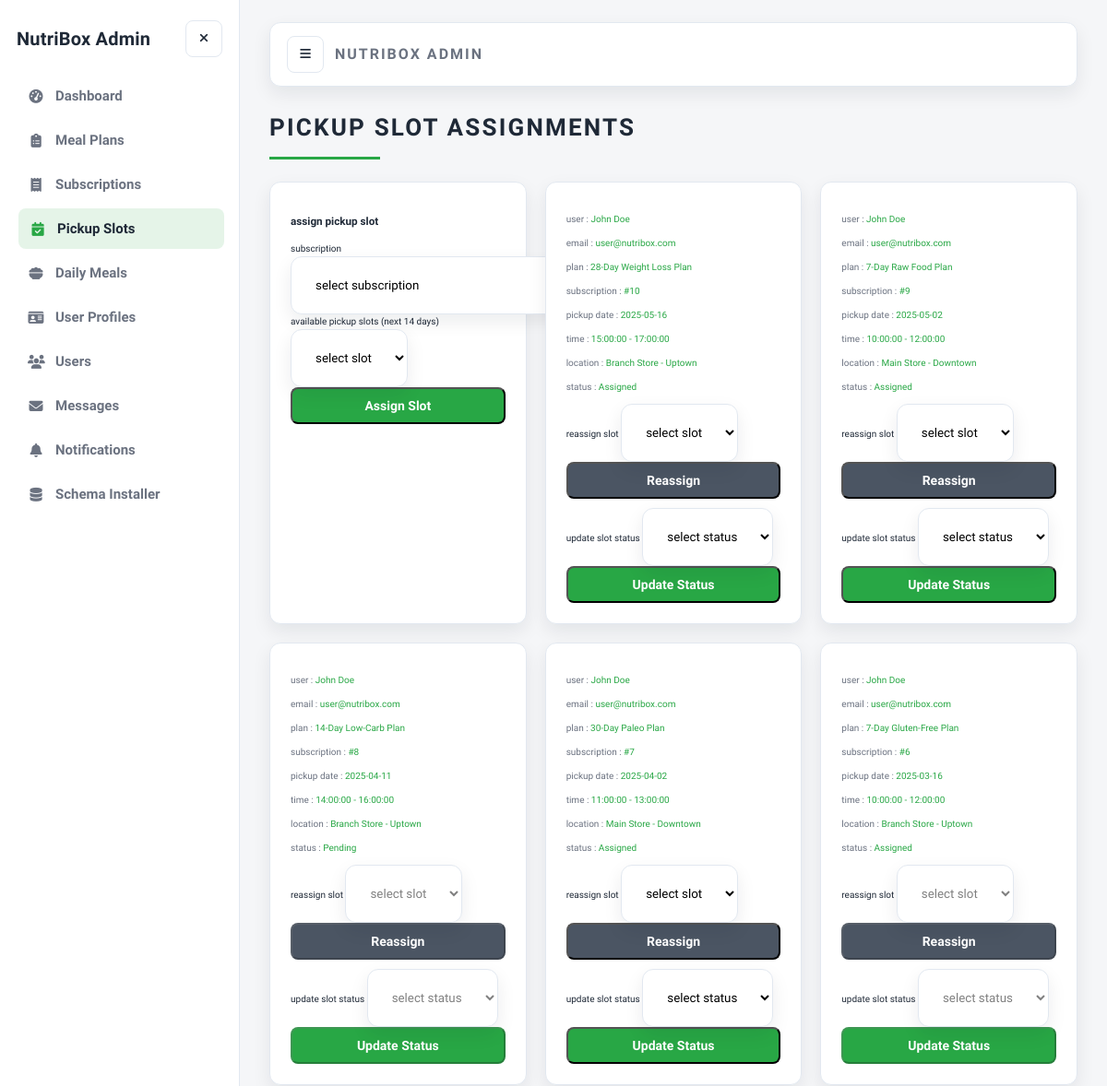
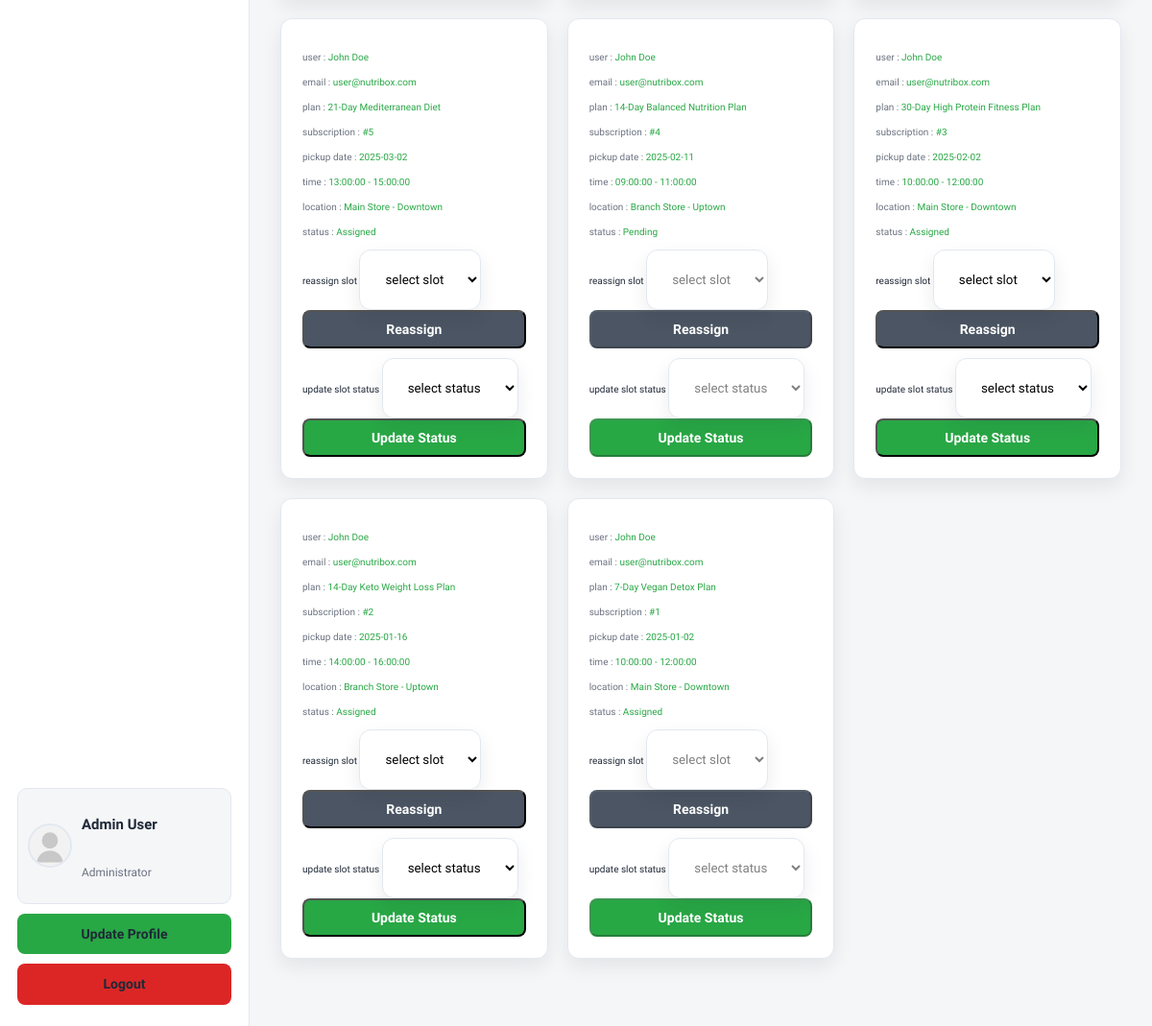
Screenshot of /admin/admin_pickup_slots.php (signed in) with the database file from the repository (2 pictures, top to bottom).
### tables this page shows
CREATE TABLE IF NOT EXISTS users (
  id INT(100) NOT NULL AUTO_INCREMENT,
  name VARCHAR(100) NOT NULL,
  email VARCHAR(100) NOT NULL,
  password VARCHAR(255) NOT NULL,
  user_type VARCHAR(20) NOT NULL DEFAULT 'user',
  image VARCHAR(100) NOT NULL DEFAULT 'default-avatar.svg',
  PRIMARY KEY (id),
  UNIQUE KEY unique_email (email)
);

CREATE TABLE IF NOT EXISTS subscription_pickup_slots (
  id INT(100) NOT NULL AUTO_INCREMENT,
  subscription_id INT(100) NOT NULL,
  pickup_slot_id INT(100) DEFAULT NULL,
  pickup_date DATE NOT NULL,
  time_from TIME NOT NULL,
  time_to TIME NOT NULL,
  location VARCHAR(255) NOT NULL,
  status VARCHAR(20) NOT NULL DEFAULT 'Assigned',
  created_at TIMESTAMP NOT NULL DEFAULT CURRENT_TIMESTAMP,
  updated_at TIMESTAMP NOT NULL DEFAULT CURRENT_TIMESTAMP ON UPDATE CURRENT_TIMESTAMP,
  PRIMARY KEY (id),
  KEY idx_subscription_id (subscription_id),
  KEY idx_pickup_slot_id (pickup_slot_id)
);

CREATE TABLE IF NOT EXISTS meal_plans (
  id INT(100) NOT NULL AUTO_INCREMENT,
  name VARCHAR(100) NOT NULL,
  description VARCHAR(500) NOT NULL,
  price INT(100) NOT NULL,
  duration INT(10) NOT NULL COMMENT 'Duration in days',
  calories INT(10) NOT NULL,
  diet_type VARCHAR(50) NOT NULL,
  image VARCHAR(100) NOT NULL,
  PRIMARY KEY (id)
);

CREATE TABLE IF NOT EXISTS subscriptions (
  id INT(100) NOT NULL AUTO_INCREMENT,
  user_id INT(100) NOT NULL,
  meal_plan_id INT(100) NOT NULL,
  start_date DATE NOT NULL,
  end_date DATE NOT NULL,
  status VARCHAR(20) NOT NULL DEFAULT 'Pending',
  payment_status VARCHAR(20) NOT NULL DEFAULT 'Unpaid',
  approval_status VARCHAR(20) NOT NULL DEFAULT 'Pending',
  change_requested_plan_id INT(100) DEFAULT NULL,
  pause_start DATE DEFAULT NULL,
  pause_end DATE DEFAULT NULL,
  original_price INT(100) DEFAULT NULL,
  overridden_price INT(100) DEFAULT NULL,
  PRIMARY KEY (id),
  KEY idx_user_id (user_id),
  KEY idx_meal_plan_id (meal_plan_id)
);

### admin/admin_pickup_slots.php (the view, shortened to what this page needs)
<?php
require_once __DIR__ . "/admin_auth.php";
$select_assignments = $conn->prepare(
    "SELECT sps.*, s.status AS subscription_status, s.approval_status, u.name AS user_name, u.email,
            m.name AS meal_name
     FROM `subscription_pickup_slots` AS sps
     INNER JOIN `subscriptions` AS s ON sps.subscription_id = s.id
     INNER JOIN `users` AS u ON s.user_id = u.id
     INNER JOIN `meal_plans` AS m ON s.meal_plan_id = m.id
     ORDER BY sps.pickup_date DESC, sps.id DESC",
);
$select_assignments->execute();
?>
<!DOCTYPE html>
<html lang="en">
<head>
   <link rel="stylesheet" href="https://cdnjs.cloudflare.com/ajax/libs/font-awesome/6.1.1/css/all.min.css">
   <link rel="stylesheet" href="css/admin_style.css">
</head>
<body class="admin-body">
<?php include "admin_header.php"; ?>
<section class="placed-orders">
   <h1 class="title">pickup slot assignments</h1>
   <div class="box-container">
      <div class="box">
         <h3>assign pickup slot</h3>
         <form action="" method="POST">
            <label for="subscription_id">subscription</label>
            <select name="subscription_id" id="subscription_id" class="box" required>
               <option value="" selected disabled>select subscription</option>
            </select>
            <label for="pickup_slot_id">available pickup slots (next 14 days)</label>
            <select name="pickup_slot_id" id="pickup_slot_id" class="box" required>
               <option value="" selected disabled>select slot</option>
            </select>
            <input type="submit" name="assign_slot" class="btn" value="assign slot">
         </form>
      </div>
      <?php if ($select_assignments->rowCount() > 0) {
          while ($assignment = $select_assignments->fetch(PDO::FETCH_ASSOC)) {
              $read_only =
                  $assignment["subscription_status"] !== "Active" ||
                  $assignment["approval_status"] !== "Approved" ||
                  $assignment["status"] !== "Assigned"; ?>
      <div class="box">
         <p> user : <span><?= $assignment["user_name"] ?></span> </p>
         <p> email : <span><?= $assignment["email"] ?></span> </p>
         <p> plan : <span><?= $assignment["meal_name"] ?></span> </p>
         <p> subscription : <span>#<?= $assignment[
             "subscription_id"
         ] ?></span> </p>
         <p> pickup date : <span><?= $assignment["pickup_date"] ?></span> </p>
         <p> time : <span><?= $assignment["time_from"] ?> - <?= $assignment[
     "time_to"
 ] ?></span> </p>
         <p> location : <span><?= $assignment["location"] ?></span> </p>
         <p> status : <span><?= $assignment["status"] ?></span> </p>
         <form action="" method="POST" style="margin-top:1rem;">
            <label for="reassign_slot_<?= $assignment[
                "id"
            ] ?>">reassign slot</label>
            <select name="pickup_slot_id" id="reassign_slot_<?= $assignment[
                "id"
            ] ?>" class="box" required <?= $read_only ? "disabled" : "" ?>>
               <option value="" selected disabled>select slot</option>
            </select>
            <input type="submit" name="reassign_slot" class="option-btn" value="reassign" <?= $read_only
                ? "disabled"
                : "" ?>>
         </form>
         <form action="" method="POST" style="margin-top:1rem;">
            <label for="slot_status_<?= $assignment[
                "id"
            ] ?>">update slot status</label>
            <select name="slot_status" id="slot_status_<?= $assignment[
                "id"
            ] ?>" class="box" required <?= $read_only ? "disabled" : "" ?>>
               <option value="" selected disabled>select status</option>
            </select>
            <input type="submit" name="update_slot_status" class="btn" value="update status" <?= $read_only
                ? "disabled"
                : "" ?>>
         </form>
      </div>
      <?php
          }
      } else {
          echo '<p class="empty">no pickup slots assigned yet!</p>';
      } ?>
   </div>
</section>
<?php include "admin_footer.php"; ?>
</body>
</html>

### admin/admin_sidebar.php (shortened to what this page needs)
<?php
function admin_nav_link($label, $href, $icon, $aliases = [])
{
    $current_page = basename($_SERVER["PHP_SELF"]);
    $active = in_array($current_page, array_merge([$href], $aliases), true);
    $active_class = $active ? " active" : "";
    echo '<a class="nav-link' .
        $active_class .
        '" href="' .
        $href .
        '"><i class="fas ' .
        $icon .
        '"></i><span>' .
        $label .
        "</span></a>";
}
?>
<aside class="admin-sidebar">
   <div class="sidebar-brand">
      <a href="admin_page.php" class="logo">NutriBox Admin</a>
      <button class="icon-btn sidebar-close" type="button" data-sidebar-toggle aria-label="Close sidebar">
         <i class="fas fa-times"></i>
      </button>
   </div>
   <nav class="sidebar-nav">
      <?php
      admin_nav_link("Dashboard", "admin_page.php", "fa-gauge-high");
      ?>
   </nav>
   <div class="sidebar-footer">
      <?php
      $select_profile = $conn->prepare("SELECT * FROM `users` WHERE id = ?");
      $select_profile->execute([$admin_id]);
      $fetch_profile = $select_profile->fetch(PDO::FETCH_ASSOC);
      ?>
      <div class="profile-card">
         <img src="../uploaded_img/<?= $fetch_profile["image"] ?>" alt="">
         <div class="profile-info">
            <p class="profile-name"><?= $fetch_profile["name"] ?></p>
            <p class="profile-role">Administrator</p>
         </div>
      </div>
      <a href="admin_update_profile.php" class="btn">update profile</a>
      <a href="logout.php" class="delete-btn">logout</a>
   </div>
</aside>

### rows the page displays
users: image (placeholder picture), name "Admin User"
subscription_pickup_slots: users.name "John Doe", users.email "user@nutribox.com", meal_plans.name "28-Day Weight Loss Plan", subscription "10", pickup_date "2025-05-16", time_from "15:00:00", time_to "17:00:00", location "Branch Store - Uptown", status "Assigned"
subscriptions: reassign_slot "reassign", update_slot_status "update status"
subscription_pickup_slots: users.name "John Doe", users.email "user@nutribox.com", meal_plans.name "7-Day Raw Food Plan", subscription "9", pickup_date "2025-05-02", time_from "10:00:00", time_to "12:00:00", location "Main Store - Downtown", status "Assigned"
subscriptions: reassign_slot "reassign", update_slot_status "update status"
subscription_pickup_slots: users.name "John Doe", users.email "user@nutribox.com", meal_plans.name "14-Day Low-Carb Plan", subscription "8", pickup_date "2025-04-11", time_from "14:00:00", time_to "16:00:00", location "Branch Store - Uptown", status "Pending"
subscriptions: reassign_slot "reassign", update_slot_status "update status"
subscription_pickup_slots: users.name "John Doe", users.email "user@nutribox.com", meal_plans.name "30-Day Paleo Plan", subscription "7", pickup_date "2025-04-02", time_from "11:00:00", time_to "13:00:00", location "Main Store - Downtown", status "Assigned"
subscriptions: reassign_slot "reassign", update_slot_status "update status"
subscription_pickup_slots: users.name "John Doe", users.email "user@nutribox.com", meal_plans.name "7-Day Gluten-Free Plan", subscription "6", pickup_date "2025-03-16", time_from "10:00:00", time_to "12:00:00", location "Branch Store - Uptown", status "Assigned"
subscriptions: reassign_slot "reassign", update_slot_status "update status"
subscription_pickup_slots: users.name "John Doe", users.email "user@nutribox.com", meal_plans.name "21-Day Mediterranean Diet", subscription "5", pickup_date "2025-03-02", time_from "13:00:00", time_to "15:00:00", location "Main Store - Downtown", status "Assigned"
subscriptions: reassign_slot "reassign", update_slot_status "update status"
subscription_pickup_slots: users.name "John Doe", users.email "user@nutribox.com", meal_plans.name "14-Day Balanced Nutrition Plan", subscription "4", pickup_date "2025-02-11", time_from "09:00:00", time_to "11:00:00", location "Branch Store - Uptown", status "Pending"
subscriptions: reassign_slot "reassign", update_slot_status "update status"
subscription_pickup_slots: users.name "John Doe", users.email "user@nutribox.com", meal_plans.name "30-Day High Protein Fitness Plan", subscription "3", pickup_date "2025-02-02", time_from "10:00:00", time_to "12:00:00", location "Main Store - Downtown", status "Assigned"
subscriptions: reassign_slot "reassign", update_slot_status "update status"
subscription_pickup_slots: users.name "John Doe", users.email "user@nutribox.com", meal_plans.name "14-Day Keto Weight Loss Plan", subscription "2", pickup_date "2025-01-16", time_from "14:00:00", time_to "16:00:00", location "Branch Store - Uptown", status "Assigned"
subscriptions: reassign_slot "reassign", update_slot_status "update status"
subscription_pickup_slots: users.name "John Doe", users.email "user@nutribox.com", meal_plans.name "7-Day Vegan Detox Plan", subscription "1", pickup_date "2025-01-02", time_from "10:00:00", time_to "12:00:00", location "Main Store - Downtown", status "Assigned"
subscriptions: reassign_slot "reassign", update_slot_status "update status"

### other values shown
$label "Dashboard Meal Plans Subscriptions Pickup Slots Daily Meals User Profiles Users Messages Notifications Schema Installer"
